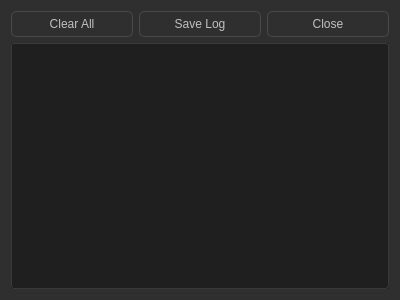
<?xml version="1.0" encoding="UTF-8"?>
<ui version="4.0">
 <class>Dialog</class>
 <widget class="QDialog" name="Dialog">
  <property name="geometry">
   <rect>
    <x>0</x>
    <y>0</y>
    <width>400</width>
    <height>300</height>
   </rect>
  </property>
  <property name="windowTitle">
   <string>Log</string>
  </property>
  <property name="styleSheet">
   <string notr="true">/*
 * The MIT License (MIT)
 *
 * Copyright (c) &lt;2013-2014&gt; &lt;Colin Duquesnoy&gt;
 *
 * Permission is hereby granted, free of charge, to any person obtaining a copy
 * of this software and associated documentation files (the &quot;Software&quot;), to deal
 * in the Software without restriction, including without limitation the rights
 * to use, copy, modify, merge, publish, distribute, sublicense, and/or sell
 * copies of the Software, and to permit persons to whom the Software is
 * furnished to do so, subject to the following conditions:

 * The above copyright notice and this permission notice shall be included in
 * all copies or substantial portions of the Software.

 * THE SOFTWARE IS PROVIDED &quot;AS IS&quot;, WITHOUT WARRANTY OF ANY KIND, EXPRESS OR
 * IMPLIED, INCLUDING BUT NOT LIMITED TO THE WARRANTIES OF MERCHANTABILITY,
 * FITNESS FOR A PARTICULAR PURPOSE AND NONINFRINGEMENT. IN NO EVENT SHALL THE
 * AUTHORS OR COPYRIGHT HOLDERS BE LIABLE FOR ANY CLAIM, DAMAGES OR OTHER
 * LIABILITY, WHETHER IN AN ACTION OF CONTRACT, TORT OR OTHERWISE, ARISING FROM,
 * OUT OF OR IN CONNECTION WITH THE SOFTWARE OR THE USE OR OTHER DEALINGS IN
 * THE SOFTWARE.
 */

QProgressBar:horizontal {
    border: 1px solid #3A3939;
    text-align: center;
    padding: 1px;
    background: #201F1F;
}
QProgressBar::chunk:horizontal {
    background-color: qlineargradient(spread:reflect, x1:1, y1:0.545, x2:1, y2:0, stop:0 rgba(28, 66, 111, 255), stop:1 rgba(37, 87, 146, 255));
}

QToolTip
{
    border: 1px solid #3A3939;
    background-color: rgb(90, 102, 117);;
    color: white;
    padding: 1px;
    opacity: 200;
}

QWidget
{
    color: silver;
    background-color: #302F2F;
    selection-background-color:#78879b;
    selection-color: black;
    background-clip: border;
    border-image: none;
    outline: 0;
}

QWidget:item:hover
{
    background-color: QLinearGradient( x1: 0, y1: 0, x2: 0, y2: 1,
    stop: 0 #78879b, stop: 1 #78879b);
    color: black;
}

QWidget:item:selected
{
    background-color: QLinearGradient( x1: 0, y1: 0, x2: 0, y2: 1,
    stop: 0 #78879b, stop: 1 #78879b);
}

QMenuBar
{
    background-color: #302F2F;
    color: silver;
}

QMenuBar::item
{
    background: transparent;
}

QMenuBar::item:selected
{
    background: transparent;
    border: 1px solid #3A3939;
}

QMenuBar::item:pressed
{
    border: 1px solid #3A3939;
    background-color: #78879b;
    color: black;
    margin-bottom:-1px;
    padding-bottom:1px;
}

QMenu
{
    border: 1px solid #3A3939;
    color: silver;
    margin: 2px;
}

QMenu::icon
{
    margin: 5px;
}

QMenu::item
{
    padding: 5px 30px 5px 30px;
    margin-left: 5px;
    border: 1px solid transparent; /* reserve space for selection border */
}

QMenu::item:selected
{
    color: black;
}

QWidget:disabled
{
    color: #404040;
    background-color: #302F2F;
}

QAbstractItemView
{
    alternate-background-color: #3A3939;
    color: silver;
    border: 1px solid 3A3939;
    border-radius: 3px;
    padding: 1px;
}

QWidget:focus, QMenuBar:focus
{
    border: 1px solid rgba(48, 86, 111);
}

QTabWidget:focus, QCheckBox:focus, QRadioButton:focus
{
    border: none;
}

QLineEdit
{
    background-color: #201F1F;
    padding: 2px;
    border-style: solid;
    border: 1px solid #3A3939;
    border-radius: 3px;
    color: silver;
}

QGroupBox {
    border:1px solid #3A3939;
    border-radius: 7px;
    margin-top: 2ex;
}

QGroupBox::title {
    subcontrol-origin: margin;
    subcontrol-position: top center;
    padding-left: 10px;
    padding-right: 10px;
}

QAbstractScrollArea
{
    border-radius: 3px;
    border: 1px solid #3A3939;
}

QScrollBar:horizontal
{
    height: 15px;
    margin: 0px 11px 0px 11px;
    border: 1px solid #3A3939;
    border-radius: 6px;
    background-color: QLinearGradient( x1: 0, y1: 1, x2: 0, y2: 0,
    stop: 0 #302F2F, stop: 1 #484846);
}

QScrollBar::handle:horizontal
{
    background-color: QLinearGradient( x1: 0, y1: 1, x2: 0, y2: 0,
    stop: 0 #605F5F, stop: 1 #787876);
    min-width: 5px;
    border-radius: 5px;
}

QScrollBar::sub-line:horizontal
{
    border-image: url(:/qss_icons/rc/right_arrow_disabled.png);
    width: 10px;
    height: 10px;
    subcontrol-position: right;
    subcontrol-origin: margin;
}

QScrollBar::add-line:horizontal
{
    border-image: url(:/qss_icons/rc/left_arrow_disabled.png);
    height: 10px;
    width: 10px;
    subcontrol-position: left;
    subcontrol-origin: margin;
}

QScrollBar::sub-line:horizontal:hover,QScrollBar::sub-line:horizontal:on
{
    border-image: url(:/qss_icons/rc/right_arrow.png);
    height: 10px;
    width: 10px;
    subcontrol-position: right;
    subcontrol-origin: margin;
}


QScrollBar::add-line:horizontal:hover, QScrollBar::add-line:horizontal:on
{
    border-image: url(:/qss_icons/rc/left_arrow.png);
    height: 10px;
    width: 10px;
    subcontrol-position: left;
    subcontrol-origin: margin;
}

QScrollBar::up-arrow:horizontal, QScrollBar::down-arrow:horizontal
{
    background: none;
}


QScrollBar::add-page:horizontal, QScrollBar::sub-page:horizontal
{
    background: none;
}

QScrollBar:vertical
{
    background-color: QLinearGradient( x1: 1, y1: 0, x2: 0, y2: 0,
    stop: 0 #302F2F, stop: 1 #484846);
    width: 15px;
    margin: 11px 0 11px 0;
    border: 1px solid #3A3939;
    border-radius: 6px;
}

QScrollBar::handle:vertical
{
    background-color: QLinearGradient( x1: 1, y1: 0, x2: 0, y2: 0,
    stop: 0 #605F5F, stop: 1 #787876);
    min-height: 5px;
    border-radius: 5px;
}

QScrollBar::sub-line:vertical
{
    border-image: url(:/qss_icons/rc/up_arrow_disabled.png);
    height: 10px;
    width: 10px;
    subcontrol-position: top;
    subcontrol-origin: margin;
}

QScrollBar::add-line:vertical
{

    border-image: url(:/qss_icons/rc/down_arrow_disabled.png);
    height: 10px;
    width: 10px;
    subcontrol-position: bottom;
    subcontrol-origin: margin;
}

QScrollBar::sub-line:vertical:hover,QScrollBar::sub-line:vertical:on
{

    border-image: url(:/qss_icons/rc/up_arrow.png);
    height: 10px;
    width: 10px;
    subcontrol-position: top;
    subcontrol-origin: margin;
}


QScrollBar::add-line:vertical:hover, QScrollBar::add-line:vertical:on
{
    border-image: url(:/qss_icons/rc/down_arrow.png);
    height: 10px;
    width: 10px;
    subcontrol-position: bottom;
    subcontrol-origin: margin;
}

QScrollBar::up-arrow:vertical, QScrollBar::down-arrow:vertical
{
    background: none;
}


QScrollBar::add-page:vertical, QScrollBar::sub-page:vertical
{
    background: none;
}

QTextEdit
{
    background-color: #201F1F;
    color: silver;
    border: 1px solid #3A3939;
}

QPlainTextEdit
{
    background-color: #201F1F;;
    color: silver;
    border-radius: 3px;
    border: 1px solid #3A3939;
}

QHeaderView::section
{
    background-color: #3A3939;
    color: silver;
    padding-left: 4px;
    border: 1px solid #6c6c6c;
}

QCheckBox:disabled
{
    color: #404040;
}

QSizeGrip {
    image: url(:/qss_icons/rc/sizegrip.png);
    width: 12px;
    height: 12px;
}


QMainWindow::separator
{
    background-color: #302F2F;
    color: white;
    padding-left: 4px;
    spacing: 2px;
    border: 1px dashed #3A3939;
}

QMainWindow::separator:hover
{

    background-color: QLinearGradient(x1:0, y1:0, x2:0, y2:1, stop:0 #58677b,
      stop:0.5 #78879b stop:1 #58677b);
    color: white;
    padding-left: 4px;
    border: 1px solid #3A3939;
    spacing: 2px;
}


QMenu::separator
{
    height: 1px;
    background-color: #3A3939;
    color: white;
    padding-left: 4px;
    margin-left: 10px;
    margin-right: 5px;
}



QRadioButton::indicator:checked, QRadioButton::indicator:unchecked{
    color: #b1b1b1;
    background-color: #302F2F;
    border: 1px solid silver;
    border-radius: 5px;
}



QRadioButton::indicator:checked
{
    background-color: qradialgradient(
    cx: 0.5, cy: 0.5,
    fx: 0.5, fy: 0.5,
    radius: 1.0,
    stop: 0.25 #78879b,
    stop: 0.3 #302F2F
    );
}

QCheckBox, QRadioButton
{
    padding: 3px;
    outline: none;
}

QCheckBox::indicator{
    color: #b1b1b1;
    background-color: #302F2F;
    border: 1px solid silver;
    width: 9px;
    height: 9px;
}

QRadioButton::indicator
{
    border-radius: 7px;
    width: 9px;
    height: 9px;
}

QCheckBox::indicator:pressed
{
    border: 1px solid #78879b;
}

QRadioButton::indicator:hover, QCheckBox::indicator:hover
{
    border: 1px solid #78879b;
}

QCheckBox::indicator:checked
{
    image:url(:/qss_icons/rc/checkbox.png);
}

QCheckBox::indicator:disabled, QRadioButton::indicator:disabled
{
    border: 1px solid #444;
}

QFrame
{
    border-radius: 3px;
}

QStackedWidget
{
    border: none;
}

QToolBar {
    border: 1px solid #393838;
    background: 1px solid #302F2F;
    font-weight: bold;
}

QToolBar::handle:horizontal {
    image: url(:/qss_icons/rc/Hmovetoolbar.png);
}
QToolBar::handle:vertical {
    image: url(:/qss_icons/rc/Vmovetoolbar.png);
}
QToolBar::separator:horizontal {
    image: url(:/qss_icons/rc/Hsepartoolbar.png);
}
QToolBar::separator:vertical {
    image: url(:/qss_icons/rc/Vsepartoolbars.png);
}

QPushButton
{
    color: silver;
    background-color: QLinearGradient( x1: 0, y1: 1, x2: 0, y2: 0,
    stop: 0 #302F2F, stop: 1 #484846);
    border-width: 1px;
    border-color: #4A4949;
    border-style: solid;
    padding-top: 5px;
    padding-bottom: 5px;
    padding-left: 5px;
    padding-right: 5px;
    border-radius: 5px;
    outline: none;
}

QPushButton:disabled
{
    background-color: #302F2F;
    border-width: 1px;
    border-color: #3A3939;
    border-style: solid;
    padding-top: 5px;
    padding-bottom: 5px;
    padding-left: 10px;
    padding-right: 10px;
    /*border-radius: 3px;*/
    color: #454545;
}

QComboBox
{
    selection-background-color: #78879b;
    background-color: #201F1F;
    border-style: solid;
    border: 1px solid #3A3939;
    border-radius: 3px;
    padding: 2px;
    min-width: 75px;
}

QComboBox:hover,QPushButton:hover,QAbstractSpinBox:hover,QLineEdit:hover,QTextEdit:hover,QPlainTextEdit:hover,QAbstractView:hover,QTreeView:hover
{
    border: 1px solid #78879b;
    color: silver;
}

QComboBox:on
{
    background-color: #626873;
    padding-top: 3px;
    padding-left: 4px;
    selection-background-color: #4a4a4a;
}

QComboBox QAbstractItemView
{
    background-color: #201F1F;
    border-radius: 3px;
    border: 1px solid #3A3939;
    selection-background-color: QLinearGradient( x1: 0, y1: 0, x2: 0, y2: 1,
      stop: 0 #78879b, stop: 1 #78879b);
}

QComboBox::drop-down
{
    subcontrol-origin: padding;
    subcontrol-position: top right;
    width: 15px;

    border-left-width: 0px;
    border-left-color: darkgray;
    border-left-style: solid;
    border-top-right-radius: 3px;
    border-bottom-right-radius: 3px;
}

QComboBox::down-arrow
{
    image: url(:/qss_icons/rc/down_arrow_disabled.png);
}

QComboBox::down-arrow:on, QComboBox::down-arrow:hover,
QComboBox::down-arrow:focus
{
    image: url(:/qss_icons/rc/down_arrow.png);
}

QPushButton:pressed
{
    background-color: QLinearGradient( x1: 0, y1: 0, x2: 0, y2: 1,
    stop: 0 #302F2F, stop: 1 #484846);
}

QAbstractSpinBox {
    padding-top: 2px;
    padding-bottom: 2px;
    border: 1px solid #3A3939;
    background-color: #201F1F;
    color: silver;
    border-radius: 3px;
    min-width: 75px;
}

QAbstractSpinBox:up-button
{
    background-color: transparent;
    subcontrol-origin: border;
    subcontrol-position: center right;
}

QAbstractSpinBox:down-button
{
    background-color: transparent;
    subcontrol-origin: border;
    subcontrol-position: center left;
}

QAbstractSpinBox::up-arrow,QAbstractSpinBox::up-arrow:disabled,QAbstractSpinBox::up-arrow:off {
    image: url(:/qss_icons/rc/up_arrow_disabled.png);
    width: 10px;
    height: 10px;
}
QAbstractSpinBox::up-arrow:hover
{
    image: url(:/qss_icons/rc/up_arrow.png);
}


QAbstractSpinBox::down-arrow,QAbstractSpinBox::down-arrow:disabled,QAbstractSpinBox::down-arrow:off
{
    image: url(:/qss_icons/rc/down_arrow_disabled.png);
    width: 10px;
    height: 10px;
}
QAbstractSpinBox::down-arrow:hover
{
    image: url(:/qss_icons/rc/down_arrow.png);
}


QLabel
{
    border: 0px solid black;
}


QTabWidget::pane {
    border: 1px solid #3A3939;
}

QTabBar
{
    qproperty-drawBase: 0;
    padding-right: 15px;
}

QTabBar:focus
{
    border: 0px transparent black;
}

QTabBar::close-button  {
    image: url(:/qss_icons/rc/close.png);
    background: transparent;
    icon-size: 10px;
    padding: 5px;
}

QTabBar::close-button:hover
{
    background: rgba(255, 255, 255, 20);
    border-radius: 3px;
}

QTabBar::close-button:pressed {
    padding: 5px 4px 4px 5px;
}

/* TOP - BOTTOM TABS */
QTabBar::tab:top {
    color: #b1b1b1;
    border: 1px solid #3A3939;
    background-color: QLinearGradient(x1:0, y1:0, x2:0, y2:1,
      stop:1 #302F2F, stop:0 #5A5959);
    padding-left: 5px;
    padding-right: 5px;
    padding-top: 3px;
    padding-bottom: 2px;
    margin-right: -1px;

    border-top-left-radius: 3px;
    border-top-right-radius: 3px;
}

QTabBar::tab:bottom {
    color: #b1b1b1;
    border: 1px solid #3A3939;
    background-color: QLinearGradient(x1:0, y1:0, x2:0, y2:1,
      stop:1 #302F2F, stop:0 #5A5959);
    padding-left: 5px;
    padding-right: 5px;
    padding-top: 3px;
    padding-bottom: 2px;
    margin-right: -1px;

    border-bottom-left-radius: 3px;
    border-bottom-right-radius: 3px;
}

QTabBar::tab:top:last, QTabBar::tab:bottom:last
{
    margin-right: 0;
}

QTabBar::tab:top:first:!selected, QTabBar::tab:bottom:first:!selected
{
    margin-left: 0px;
}

QTabBar::tab:top:!selected
{
    color: #b1b1b1;
    margin-top: 3px;
    background-color: #302F2F;
}

QTabBar::tab:top:selected
{
    margin-bottom: 0px;
}

QTabBar::tab:bottom:!selected
{
    color: #b1b1b1;
    margin-bottom: 3px;
    background-color: #302F2F;
}

QTabBar::tab:bottom:selected
{
    margin-top: 0px;
}

/* LEFT - RIGHT TABS */
QTabBar::tab:left {
    color: #b1b1b1;
    border: 1px solid #3A3939;
    background-color: QLinearGradient(x1:1, y1:0, x2:0, y2:0,
      stop:1 #302F2F, stop:0 #5A5959);
    padding-left: 3px;
    padding-right: 2px;
    padding-top: 5px;
    padding-bottom: 5px;
    margin-bottom: -1px;

    border-top-right-radius: 3px;
    border-bottom-right-radius: 3px;
}

QTabBar::tab:right {
    color: #b1b1b1;
    border: 1px solid #3A3939;
    background-color: QLinearGradient(x1:0, y1:0, x2:1, y2:0,
      stop:1 #302F2F, stop:0 #5A5959);
    padding-left: 3px;
    padding-right: 2px;
    padding-top: 5px;
    padding-bottom: 5px;
    margin-bottom: -1px;

    border-top-left-radius: 3px;
    border-bottom-left-radius: 3px;
}

QTabBar::tab:left:!selected
{
    color: #b1b1b1;
    margin-right: 3px;
    background-color: #302F2F;
}

QTabBar::tab:left:selected
{
    margin-left: 0px;
}

QTabBar::tab:right:!selected
{
    color: #b1b1b1;
    margin-left: 3px;
        background-color: #302F2F;
}

QTabBar::tab:right:selected
{
    margin-right: 0px;
}

QTabBar QToolButton::right-arrow:enabled {
     image: url(:/qss_icons/rc/right_arrow.png);
 }

 QTabBar QToolButton::left-arrow:enabled {
     image: url(:/qss_icons/rc/left_arrow.png);
 }

QTabBar QToolButton::right-arrow:disabled {
     image: url(:/qss_icons/rc/right_arrow_disabled.png);
 }

 QTabBar QToolButton::left-arrow:disabled {
     image: url(:/qss_icons/rc/left_arrow_disabled.png);
 }


QDockWidget {
    border: 1px solid #403F3F;
    titlebar-close-icon: url(:/qss_icons/rc/close.png);
    titlebar-normal-icon: url(:/qss_icons/rc/undock.png);
}

QDockWidget::close-button, QDockWidget::float-button {
    border: 1px solid transparent;
    border-radius: 3px;
    background: transparent;
    icon-size: 10px;
}

QDockWidget::close-button:hover, QDockWidget::float-button:hover {
    background: rgba(255, 255, 255, 10);
}

QDockWidget::close-button:pressed, QDockWidget::float-button:pressed {
    padding: 1px -1px -1px 1px;
    background: rgba(255, 255, 255, 10);
}

QTreeView, QListView
{
    border: 1px solid #78879b;
    background-color: #201F1F;
}

QTreeView:branch:selected, QTreeView:branch:hover
{
    background: url(:/qss_icons/rc/transparent.png);
}

QTreeView::branch:has-siblings:!adjoins-item {
    border-image: url(:/qss_icons/rc/transparent.png);
}

QTreeView::branch:has-siblings:adjoins-item {
    border-image: url(:/qss_icons/rc/transparent.png);
}

QTreeView::branch:!has-children:!has-siblings:adjoins-item {
    border-image: url(:/qss_icons/rc/transparent.png);
}

QTreeView::branch:has-children:!has-siblings:closed,
QTreeView::branch:closed:has-children:has-siblings {
    image: url(:/qss_icons/rc/branch_closed.png);
}

QTreeView::branch:open:has-children:!has-siblings,
QTreeView::branch:open:has-children:has-siblings  {
    image: url(:/qss_icons/rc/branch_open.png);
}

QTreeView::branch:has-children:!has-siblings:closed:hover,
QTreeView::branch:closed:has-children:has-siblings:hover {
    image: url(:/qss_icons/rc/branch_closed-on.png);
    }

QTreeView::branch:open:has-children:!has-siblings:hover,
QTreeView::branch:open:has-children:has-siblings:hover  {
    image: url(:/qss_icons/rc/branch_open-on.png);
    }

QListView::item:!selected:hover, QListView::item:!selected:hover, QTreeView::item:!selected:hover  {
    background: rgba(0, 0, 0, 0);
    outline: 0;
    color: #FFFFFF
}

QListView::item:selected:hover, QListView::item:selected:hover, QTreeView::item:selected:hover  {
    background: #78879b;;
    color: #FFFFFF;
}

QSlider::groove:horizontal {
    border: 1px solid #3A3939;
    height: 8px;
    background: #201F1F;
    margin: 2px 0;
    border-radius: 4px;
}

QSlider::handle:horizontal {
    background: QLinearGradient( x1: 0, y1: 0, x2: 0, y2: 1,
      stop: 0.0 silver, stop: 0.2 #a8a8a8, stop: 1 #727272);
    border: 1px solid #3A3939;
    width: 14px;
    height: 14px;
    margin: -4px 0;
    border-radius: 7px;
}

QSlider::groove:vertical {
    border: 1px solid #3A3939;
    width: 8px;
    background: #201F1F;
    margin: 0 0px;
    border-radius: 4px;
}

QSlider::handle:vertical {
    background: QLinearGradient( x1: 0, y1: 0, x2: 0, y2: 1, stop: 0.0 silver,
      stop: 0.2 #a8a8a8, stop: 1 #727272);
    border: 1px solid #3A3939;
    width: 14px;
    height: 14px;
    margin: 0 -4px;
    border-radius: 7px;
}

QToolButton {
    background-color: transparent;
    border: 1px solid #3A3939;
    border-radius: 3px;
    margin: 3px;
}

QToolButton:pressed, QToolButton::menu-button:pressed {
    background-color: #4A4949;
    border: 1px solid silver;
}

QToolButton:hover, QToolButton::menu-button:hover {
    background-color: #4A4949;
    border: 1px solid gray;
}

QToolButton[popupMode=&quot;1&quot;] { /* only for MenuButtonPopup */
 padding-right: 20px; /* make way for the popup button */
}

QToolButton[popupMode=&quot;2&quot;] { /* only for MenuButtonPopup */
 padding-right: 10px; /* make way for the popup button */
}

/* the subcontrols below are used only in the MenuButtonPopup mode */
QToolButton::menu-button {
 border: 1px solid #3A3939;
 border-top-right-radius: 6px;
 border-bottom-right-radius: 6px;
 /* 16px width + 4px for border = 20px allocated above */
 width: 16px;
}

QToolButton::menu-arrow {
 image: url(:/qss_icons/rc/down_arrow.png);
}

QToolButton::menu-arrow:open {
 top: 1px; left: 1px; /* shift it a bit */
}

QPushButton::menu-indicator  {
    subcontrol-origin: padding;
    subcontrol-position: bottom right;
    left: 8px;
}

QTableView
{
    border: transparent;
    gridline-color: #6c6c6c;
    background-color: #201F1F;
}


QTableView, QHeaderView
{
    border-radius: 0px;
}

QTableView::item:pressed, QListView::item:pressed, QTreeView::item:pressed  {
    background: #78879b;
    color: #FFFFFF;
}

QTableView::item:selected:active, QTreeView::item:selected:active, QListView::item:selected:active  {
    background: #78879b;
    color: #FFFFFF;
}


QHeaderView
{
    border: 1px transparent;
    margin: 0px;
    padding: 0px;
}

QHeaderView::section  {
    background-color: #3A3939;
    color: silver;
    padding: 4px;
    border: 1px solid #6c6c6c;
    border-radius: 0px;
    text-align: center;
}

QHeaderView::section::vertical::first, QHeaderView::section::vertical::only-one
{
    border-top: 1px solid #6c6c6c;
}

QHeaderView::section::vertical
{
    border-top: transparent;
}

QHeaderView::section::horizontal::first, QHeaderView::section::horizontal::only-one
{
    border-left: 1px solid #6c6c6c;
}

QHeaderView::section::horizontal
{
    border-left: transparent;
}


QHeaderView::section:checked
 {
    color: white;
    background-color: #5A5959;
 }

 /* style the sort indicator */
QHeaderView::down-arrow {
    image: url(:/qss_icons/rc/down_arrow.png);
}

QHeaderView::up-arrow {
    image: url(:/qss_icons/rc/up_arrow.png);
}


QTableCornerButton::section {
    background-color: #3A3939;
    border: 1px solid #3A3939;
    border-radius: 0px;
}

QToolBox::tab {
    background-color: QLinearGradient(x1:0, y1:0, x2:0, y2:1,
        stop:1 #302F2F, stop:0 #5A5959);
    padding-left: 3px;
    padding-right: 2px;
    padding-top: 5px;
    padding-bottom: 5px;
    margin-bottom: -1px;

    border-top-left-radius: 3px;
    border-top-right-radius: 3px;
    color: darkgray;
 }

 QToolBox::tab:selected { /* italicize selected tabs */
     font: italic bold;
     color: white;
 }

QStatusBar::item {
    border: 1px solid #3A3939;
    border-radius: 3px;
 }</string>
  </property>
  <layout class="QVBoxLayout" name="verticalLayout">
   <item>
    <layout class="QHBoxLayout" name="horizontalLayout">
     <item>
      <widget class="QPushButton" name="clearbtn">
       <property name="text">
        <string>Clear All</string>
       </property>
      </widget>
     </item>
     <item>
      <widget class="QPushButton" name="savebtn">
       <property name="text">
        <string>Save Log</string>
       </property>
      </widget>
     </item>
     <item>
      <widget class="QPushButton" name="closebtn">
       <property name="text">
        <string>Close</string>
       </property>
      </widget>
     </item>
    </layout>
   </item>
   <item>
    <widget class="QTextBrowser" name="console">
     <property name="autoFillBackground">
      <bool>true</bool>
     </property>
     <property name="styleSheet">
      <string notr="true">/*
 * The MIT License (MIT)
 *
 * Copyright (c) &lt;2013-2014&gt; &lt;Colin Duquesnoy&gt;
 *
 * Permission is hereby granted, free of charge, to any person obtaining a copy
 * of this software and associated documentation files (the &quot;Software&quot;), to deal
 * in the Software without restriction, including without limitation the rights
 * to use, copy, modify, merge, publish, distribute, sublicense, and/or sell
 * copies of the Software, and to permit persons to whom the Software is
 * furnished to do so, subject to the following conditions:

 * The above copyright notice and this permission notice shall be included in
 * all copies or substantial portions of the Software.

 * THE SOFTWARE IS PROVIDED &quot;AS IS&quot;, WITHOUT WARRANTY OF ANY KIND, EXPRESS OR
 * IMPLIED, INCLUDING BUT NOT LIMITED TO THE WARRANTIES OF MERCHANTABILITY,
 * FITNESS FOR A PARTICULAR PURPOSE AND NONINFRINGEMENT. IN NO EVENT SHALL THE
 * AUTHORS OR COPYRIGHT HOLDERS BE LIABLE FOR ANY CLAIM, DAMAGES OR OTHER
 * LIABILITY, WHETHER IN AN ACTION OF CONTRACT, TORT OR OTHERWISE, ARISING FROM,
 * OUT OF OR IN CONNECTION WITH THE SOFTWARE OR THE USE OR OTHER DEALINGS IN
 * THE SOFTWARE.
 */

QProgressBar:horizontal {
    border: 1px solid #3A3939;
    text-align: center;
    padding: 1px;
    background: #201F1F;
}
QProgressBar::chunk:horizontal {
    background-color: qlineargradient(spread:reflect, x1:1, y1:0.545, x2:1, y2:0, stop:0 rgba(28, 66, 111, 255), stop:1 rgba(37, 87, 146, 255));
}

QToolTip
{
    border: 1px solid #3A3939;
    background-color: rgb(90, 102, 117);;
    color: white;
    padding: 1px;
    opacity: 200;
}

QWidget
{
    color: silver;
    background-color: #302F2F;
    selection-background-color:#78879b;
    selection-color: black;
    background-clip: border;
    border-image: none;
    outline: 0;
}

QWidget:item:hover
{
    background-color: QLinearGradient( x1: 0, y1: 0, x2: 0, y2: 1,
    stop: 0 #78879b, stop: 1 #78879b);
    color: black;
}

QWidget:item:selected
{
    background-color: QLinearGradient( x1: 0, y1: 0, x2: 0, y2: 1,
    stop: 0 #78879b, stop: 1 #78879b);
}

QMenuBar
{
    background-color: #302F2F;
    color: silver;
}

QMenuBar::item
{
    background: transparent;
}

QMenuBar::item:selected
{
    background: transparent;
    border: 1px solid #3A3939;
}

QMenuBar::item:pressed
{
    border: 1px solid #3A3939;
    background-color: #78879b;
    color: black;
    margin-bottom:-1px;
    padding-bottom:1px;
}

QMenu
{
    border: 1px solid #3A3939;
    color: silver;
    margin: 2px;
}

QMenu::icon
{
    margin: 5px;
}

QMenu::item
{
    padding: 5px 30px 5px 30px;
    margin-left: 5px;
    border: 1px solid transparent; /* reserve space for selection border */
}

QMenu::item:selected
{
    color: black;
}

QWidget:disabled
{
    color: #404040;
    background-color: #302F2F;
}

QAbstractItemView
{
    alternate-background-color: #3A3939;
    color: silver;
    border: 1px solid 3A3939;
    border-radius: 3px;
    padding: 1px;
}

QWidget:focus, QMenuBar:focus
{
    border: 1px solid rgba(48, 86, 111);
}

QTabWidget:focus, QCheckBox:focus, QRadioButton:focus
{
    border: none;
}

QLineEdit
{
    background-color: #201F1F;
    padding: 2px;
    border-style: solid;
    border: 1px solid #3A3939;
    border-radius: 3px;
    color: silver;
}

QGroupBox {
    border:1px solid #3A3939;
    border-radius: 7px;
    margin-top: 2ex;
}

QGroupBox::title {
    subcontrol-origin: margin;
    subcontrol-position: top center;
    padding-left: 10px;
    padding-right: 10px;
}

QAbstractScrollArea
{
    border-radius: 3px;
    border: 1px solid #3A3939;
}

QScrollBar:horizontal
{
    height: 15px;
    margin: 0px 11px 0px 11px;
    border: 1px solid #3A3939;
    border-radius: 6px;
    background-color: QLinearGradient( x1: 0, y1: 1, x2: 0, y2: 0,
    stop: 0 #302F2F, stop: 1 #484846);
}

QScrollBar::handle:horizontal
{
    background-color: QLinearGradient( x1: 0, y1: 1, x2: 0, y2: 0,
    stop: 0 #605F5F, stop: 1 #787876);
    min-width: 5px;
    border-radius: 5px;
}

QScrollBar::sub-line:horizontal
{
    border-image: url(:/qss_icons/rc/right_arrow_disabled.png);
    width: 10px;
    height: 10px;
    subcontrol-position: right;
    subcontrol-origin: margin;
}

QScrollBar::add-line:horizontal
{
    border-image: url(:/qss_icons/rc/left_arrow_disabled.png);
    height: 10px;
    width: 10px;
    subcontrol-position: left;
    subcontrol-origin: margin;
}

QScrollBar::sub-line:horizontal:hover,QScrollBar::sub-line:horizontal:on
{
    border-image: url(:/qss_icons/rc/right_arrow.png);
    height: 10px;
    width: 10px;
    subcontrol-position: right;
    subcontrol-origin: margin;
}


QScrollBar::add-line:horizontal:hover, QScrollBar::add-line:horizontal:on
{
    border-image: url(:/qss_icons/rc/left_arrow.png);
    height: 10px;
    width: 10px;
    subcontrol-position: left;
    subcontrol-origin: margin;
}

QScrollBar::up-arrow:horizontal, QScrollBar::down-arrow:horizontal
{
    background: none;
}


QScrollBar::add-page:horizontal, QScrollBar::sub-page:horizontal
{
    background: none;
}

QScrollBar:vertical
{
    background-color: QLinearGradient( x1: 1, y1: 0, x2: 0, y2: 0,
    stop: 0 #302F2F, stop: 1 #484846);
    width: 15px;
    margin: 11px 0 11px 0;
    border: 1px solid #3A3939;
    border-radius: 6px;
}

QScrollBar::handle:vertical
{
    background-color: QLinearGradient( x1: 1, y1: 0, x2: 0, y2: 0,
    stop: 0 #605F5F, stop: 1 #787876);
    min-height: 5px;
    border-radius: 5px;
}

QScrollBar::sub-line:vertical
{
    border-image: url(:/qss_icons/rc/up_arrow_disabled.png);
    height: 10px;
    width: 10px;
    subcontrol-position: top;
    subcontrol-origin: margin;
}

QScrollBar::add-line:vertical
{

    border-image: url(:/qss_icons/rc/down_arrow_disabled.png);
    height: 10px;
    width: 10px;
    subcontrol-position: bottom;
    subcontrol-origin: margin;
}

QScrollBar::sub-line:vertical:hover,QScrollBar::sub-line:vertical:on
{

    border-image: url(:/qss_icons/rc/up_arrow.png);
    height: 10px;
    width: 10px;
    subcontrol-position: top;
    subcontrol-origin: margin;
}


QScrollBar::add-line:vertical:hover, QScrollBar::add-line:vertical:on
{
    border-image: url(:/qss_icons/rc/down_arrow.png);
    height: 10px;
    width: 10px;
    subcontrol-position: bottom;
    subcontrol-origin: margin;
}

QScrollBar::up-arrow:vertical, QScrollBar::down-arrow:vertical
{
    background: none;
}


QScrollBar::add-page:vertical, QScrollBar::sub-page:vertical
{
    background: none;
}

QTextEdit
{
    background-color: #201F1F;
    color: silver;
    border: 1px solid #3A3939;
}

QPlainTextEdit
{
    background-color: #201F1F;;
    color: silver;
    border-radius: 3px;
    border: 1px solid #3A3939;
}

QHeaderView::section
{
    background-color: #3A3939;
    color: silver;
    padding-left: 4px;
    border: 1px solid #6c6c6c;
}

QCheckBox:disabled
{
    color: #404040;
}

QSizeGrip {
    image: url(:/qss_icons/rc/sizegrip.png);
    width: 12px;
    height: 12px;
}


QMainWindow::separator
{
    background-color: #302F2F;
    color: white;
    padding-left: 4px;
    spacing: 2px;
    border: 1px dashed #3A3939;
}

QMainWindow::separator:hover
{

    background-color: QLinearGradient(x1:0, y1:0, x2:0, y2:1, stop:0 #58677b,
      stop:0.5 #78879b stop:1 #58677b);
    color: white;
    padding-left: 4px;
    border: 1px solid #3A3939;
    spacing: 2px;
}


QMenu::separator
{
    height: 1px;
    background-color: #3A3939;
    color: white;
    padding-left: 4px;
    margin-left: 10px;
    margin-right: 5px;
}



QRadioButton::indicator:checked, QRadioButton::indicator:unchecked{
    color: #b1b1b1;
    background-color: #302F2F;
    border: 1px solid silver;
    border-radius: 5px;
}



QRadioButton::indicator:checked
{
    background-color: qradialgradient(
    cx: 0.5, cy: 0.5,
    fx: 0.5, fy: 0.5,
    radius: 1.0,
    stop: 0.25 #78879b,
    stop: 0.3 #302F2F
    );
}

QCheckBox, QRadioButton
{
    padding: 3px;
    outline: none;
}

QCheckBox::indicator{
    color: #b1b1b1;
    background-color: #302F2F;
    border: 1px solid silver;
    width: 9px;
    height: 9px;
}

QRadioButton::indicator
{
    border-radius: 7px;
    width: 9px;
    height: 9px;
}

QCheckBox::indicator:pressed
{
    border: 1px solid #78879b;
}

QRadioButton::indicator:hover, QCheckBox::indicator:hover
{
    border: 1px solid #78879b;
}

QCheckBox::indicator:checked
{
    image:url(:/qss_icons/rc/checkbox.png);
}

QCheckBox::indicator:disabled, QRadioButton::indicator:disabled
{
    border: 1px solid #444;
}

QFrame
{
    border-radius: 3px;
}

QStackedWidget
{
    border: none;
}

QToolBar {
    border: 1px solid #393838;
    background: 1px solid #302F2F;
    font-weight: bold;
}

QToolBar::handle:horizontal {
    image: url(:/qss_icons/rc/Hmovetoolbar.png);
}
QToolBar::handle:vertical {
    image: url(:/qss_icons/rc/Vmovetoolbar.png);
}
QToolBar::separator:horizontal {
    image: url(:/qss_icons/rc/Hsepartoolbar.png);
}
QToolBar::separator:vertical {
    image: url(:/qss_icons/rc/Vsepartoolbars.png);
}

QPushButton
{
    color: silver;
    background-color: QLinearGradient( x1: 0, y1: 1, x2: 0, y2: 0,
    stop: 0 #302F2F, stop: 1 #484846);
    border-width: 1px;
    border-color: #4A4949;
    border-style: solid;
    padding-top: 5px;
    padding-bottom: 5px;
    padding-left: 5px;
    padding-right: 5px;
    border-radius: 5px;
    outline: none;
}

QPushButton:disabled
{
    background-color: #302F2F;
    border-width: 1px;
    border-color: #3A3939;
    border-style: solid;
    padding-top: 5px;
    padding-bottom: 5px;
    padding-left: 10px;
    padding-right: 10px;
    /*border-radius: 3px;*/
    color: #454545;
}

QComboBox
{
    selection-background-color: #78879b;
    background-color: #201F1F;
    border-style: solid;
    border: 1px solid #3A3939;
    border-radius: 3px;
    padding: 2px;
    min-width: 75px;
}

QComboBox:hover,QPushButton:hover,QAbstractSpinBox:hover,QLineEdit:hover,QTextEdit:hover,QPlainTextEdit:hover,QAbstractView:hover,QTreeView:hover
{
    border: 1px solid #78879b;
    color: silver;
}

QComboBox:on
{
    background-color: #626873;
    padding-top: 3px;
    padding-left: 4px;
    selection-background-color: #4a4a4a;
}

QComboBox QAbstractItemView
{
    background-color: #201F1F;
    border-radius: 3px;
    border: 1px solid #3A3939;
    selection-background-color: QLinearGradient( x1: 0, y1: 0, x2: 0, y2: 1,
      stop: 0 #78879b, stop: 1 #78879b);
}

QComboBox::drop-down
{
    subcontrol-origin: padding;
    subcontrol-position: top right;
    width: 15px;

    border-left-width: 0px;
    border-left-color: darkgray;
    border-left-style: solid;
    border-top-right-radius: 3px;
    border-bottom-right-radius: 3px;
}

QComboBox::down-arrow
{
    image: url(:/qss_icons/rc/down_arrow_disabled.png);
}

QComboBox::down-arrow:on, QComboBox::down-arrow:hover,
QComboBox::down-arrow:focus
{
    image: url(:/qss_icons/rc/down_arrow.png);
}

QPushButton:pressed
{
    background-color: QLinearGradient( x1: 0, y1: 0, x2: 0, y2: 1,
    stop: 0 #302F2F, stop: 1 #484846);
}

QAbstractSpinBox {
    padding-top: 2px;
    padding-bottom: 2px;
    border: 1px solid #3A3939;
    background-color: #201F1F;
    color: silver;
    border-radius: 3px;
    min-width: 75px;
}

QAbstractSpinBox:up-button
{
    background-color: transparent;
    subcontrol-origin: border;
    subcontrol-position: center right;
}

QAbstractSpinBox:down-button
{
    background-color: transparent;
    subcontrol-origin: border;
    subcontrol-position: center left;
}

QAbstractSpinBox::up-arrow,QAbstractSpinBox::up-arrow:disabled,QAbstractSpinBox::up-arrow:off {
    image: url(:/qss_icons/rc/up_arrow_disabled.png);
    width: 10px;
    height: 10px;
}
QAbstractSpinBox::up-arrow:hover
{
    image: url(:/qss_icons/rc/up_arrow.png);
}


QAbstractSpinBox::down-arrow,QAbstractSpinBox::down-arrow:disabled,QAbstractSpinBox::down-arrow:off
{
    image: url(:/qss_icons/rc/down_arrow_disabled.png);
    width: 10px;
    height: 10px;
}
QAbstractSpinBox::down-arrow:hover
{
    image: url(:/qss_icons/rc/down_arrow.png);
}


QLabel
{
    border: 0px solid black;
}


QTabWidget::pane {
    border: 1px solid #3A3939;
}

QTabBar
{
    qproperty-drawBase: 0;
    padding-right: 15px;
}

QTabBar:focus
{
    border: 0px transparent black;
}

QTabBar::close-button  {
    image: url(:/qss_icons/rc/close.png);
    background: transparent;
    icon-size: 10px;
    padding: 5px;
}

QTabBar::close-button:hover
{
    background: rgba(255, 255, 255, 20);
    border-radius: 3px;
}

QTabBar::close-button:pressed {
    padding: 5px 4px 4px 5px;
}

/* TOP - BOTTOM TABS */
QTabBar::tab:top {
    color: #b1b1b1;
    border: 1px solid #3A3939;
    background-color: QLinearGradient(x1:0, y1:0, x2:0, y2:1,
      stop:1 #302F2F, stop:0 #5A5959);
    padding-left: 5px;
    padding-right: 5px;
    padding-top: 3px;
    padding-bottom: 2px;
    margin-right: -1px;

    border-top-left-radius: 3px;
    border-top-right-radius: 3px;
}

QTabBar::tab:bottom {
    color: #b1b1b1;
    border: 1px solid #3A3939;
    background-color: QLinearGradient(x1:0, y1:0, x2:0, y2:1,
      stop:1 #302F2F, stop:0 #5A5959);
    padding-left: 5px;
    padding-right: 5px;
    padding-top: 3px;
    padding-bottom: 2px;
    margin-right: -1px;

    border-bottom-left-radius: 3px;
    border-bottom-right-radius: 3px;
}

QTabBar::tab:top:last, QTabBar::tab:bottom:last
{
    margin-right: 0;
}

QTabBar::tab:top:first:!selected, QTabBar::tab:bottom:first:!selected
{
    margin-left: 0px;
}

QTabBar::tab:top:!selected
{
    color: #b1b1b1;
    margin-top: 3px;
    background-color: #302F2F;
}

QTabBar::tab:top:selected
{
    margin-bottom: 0px;
}

QTabBar::tab:bottom:!selected
{
    color: #b1b1b1;
    margin-bottom: 3px;
    background-color: #302F2F;
}

QTabBar::tab:bottom:selected
{
    margin-top: 0px;
}

/* LEFT - RIGHT TABS */
QTabBar::tab:left {
    color: #b1b1b1;
    border: 1px solid #3A3939;
    background-color: QLinearGradient(x1:1, y1:0, x2:0, y2:0,
      stop:1 #302F2F, stop:0 #5A5959);
    padding-left: 3px;
    padding-right: 2px;
    padding-top: 5px;
    padding-bottom: 5px;
    margin-bottom: -1px;

    border-top-right-radius: 3px;
    border-bottom-right-radius: 3px;
}

QTabBar::tab:right {
    color: #b1b1b1;
    border: 1px solid #3A3939;
    background-color: QLinearGradient(x1:0, y1:0, x2:1, y2:0,
      stop:1 #302F2F, stop:0 #5A5959);
    padding-left: 3px;
    padding-right: 2px;
    padding-top: 5px;
    padding-bottom: 5px;
    margin-bottom: -1px;

    border-top-left-radius: 3px;
    border-bottom-left-radius: 3px;
}

QTabBar::tab:left:!selected
{
    color: #b1b1b1;
    margin-right: 3px;
    background-color: #302F2F;
}

QTabBar::tab:left:selected
{
    margin-left: 0px;
}

QTabBar::tab:right:!selected
{
    color: #b1b1b1;
    margin-left: 3px;
        background-color: #302F2F;
}

QTabBar::tab:right:selected
{
    margin-right: 0px;
}

QTabBar QToolButton::right-arrow:enabled {
     image: url(:/qss_icons/rc/right_arrow.png);
 }

 QTabBar QToolButton::left-arrow:enabled {
     image: url(:/qss_icons/rc/left_arrow.png);
 }

QTabBar QToolButton::right-arrow:disabled {
     image: url(:/qss_icons/rc/right_arrow_disabled.png);
 }

 QTabBar QToolButton::left-arrow:disabled {
     image: url(:/qss_icons/rc/left_arrow_disabled.png);
 }


QDockWidget {
    border: 1px solid #403F3F;
    titlebar-close-icon: url(:/qss_icons/rc/close.png);
    titlebar-normal-icon: url(:/qss_icons/rc/undock.png);
}

QDockWidget::close-button, QDockWidget::float-button {
    border: 1px solid transparent;
    border-radius: 3px;
    background: transparent;
    icon-size: 10px;
}

QDockWidget::close-button:hover, QDockWidget::float-button:hover {
    background: rgba(255, 255, 255, 10);
}

QDockWidget::close-button:pressed, QDockWidget::float-button:pressed {
    padding: 1px -1px -1px 1px;
    background: rgba(255, 255, 255, 10);
}

QTreeView, QListView
{
    border: 1px solid #78879b;
    background-color: #201F1F;
}

QTreeView:branch:selected, QTreeView:branch:hover
{
    background: url(:/qss_icons/rc/transparent.png);
}

QTreeView::branch:has-siblings:!adjoins-item {
    border-image: url(:/qss_icons/rc/transparent.png);
}

QTreeView::branch:has-siblings:adjoins-item {
    border-image: url(:/qss_icons/rc/transparent.png);
}

QTreeView::branch:!has-children:!has-siblings:adjoins-item {
    border-image: url(:/qss_icons/rc/transparent.png);
}

QTreeView::branch:has-children:!has-siblings:closed,
QTreeView::branch:closed:has-children:has-siblings {
    image: url(:/qss_icons/rc/branch_closed.png);
}

QTreeView::branch:open:has-children:!has-siblings,
QTreeView::branch:open:has-children:has-siblings  {
    image: url(:/qss_icons/rc/branch_open.png);
}

QTreeView::branch:has-children:!has-siblings:closed:hover,
QTreeView::branch:closed:has-children:has-siblings:hover {
    image: url(:/qss_icons/rc/branch_closed-on.png);
    }

QTreeView::branch:open:has-children:!has-siblings:hover,
QTreeView::branch:open:has-children:has-siblings:hover  {
    image: url(:/qss_icons/rc/branch_open-on.png);
    }

QListView::item:!selected:hover, QListView::item:!selected:hover, QTreeView::item:!selected:hover  {
    background: rgba(0, 0, 0, 0);
    outline: 0;
    color: #FFFFFF
}

QListView::item:selected:hover, QListView::item:selected:hover, QTreeView::item:selected:hover  {
    background: #78879b;;
    color: #FFFFFF;
}

QSlider::groove:horizontal {
    border: 1px solid #3A3939;
    height: 8px;
    background: #201F1F;
    margin: 2px 0;
    border-radius: 4px;
}

QSlider::handle:horizontal {
    background: QLinearGradient( x1: 0, y1: 0, x2: 0, y2: 1,
      stop: 0.0 silver, stop: 0.2 #a8a8a8, stop: 1 #727272);
    border: 1px solid #3A3939;
    width: 14px;
    height: 14px;
    margin: -4px 0;
    border-radius: 7px;
}

QSlider::groove:vertical {
    border: 1px solid #3A3939;
    width: 8px;
    background: #201F1F;
    margin: 0 0px;
    border-radius: 4px;
}

QSlider::handle:vertical {
    background: QLinearGradient( x1: 0, y1: 0, x2: 0, y2: 1, stop: 0.0 silver,
      stop: 0.2 #a8a8a8, stop: 1 #727272);
    border: 1px solid #3A3939;
    width: 14px;
    height: 14px;
    margin: 0 -4px;
    border-radius: 7px;
}

QToolButton {
    background-color: transparent;
    border: 1px solid #3A3939;
    border-radius: 3px;
    margin: 3px;
}

QToolButton:pressed, QToolButton::menu-button:pressed {
    background-color: #4A4949;
    border: 1px solid silver;
}

QToolButton:hover, QToolButton::menu-button:hover {
    background-color: #4A4949;
    border: 1px solid gray;
}

QToolButton[popupMode=&quot;1&quot;] { /* only for MenuButtonPopup */
 padding-right: 20px; /* make way for the popup button */
}

QToolButton[popupMode=&quot;2&quot;] { /* only for MenuButtonPopup */
 padding-right: 10px; /* make way for the popup button */
}

/* the subcontrols below are used only in the MenuButtonPopup mode */
QToolButton::menu-button {
 border: 1px solid #3A3939;
 border-top-right-radius: 6px;
 border-bottom-right-radius: 6px;
 /* 16px width + 4px for border = 20px allocated above */
 width: 16px;
}

QToolButton::menu-arrow {
 image: url(:/qss_icons/rc/down_arrow.png);
}

QToolButton::menu-arrow:open {
 top: 1px; left: 1px; /* shift it a bit */
}

QPushButton::menu-indicator  {
    subcontrol-origin: padding;
    subcontrol-position: bottom right;
    left: 8px;
}

QTableView
{
    border: transparent;
    gridline-color: #6c6c6c;
    background-color: #201F1F;
}


QTableView, QHeaderView
{
    border-radius: 0px;
}

QTableView::item:pressed, QListView::item:pressed, QTreeView::item:pressed  {
    background: #78879b;
    color: #FFFFFF;
}

QTableView::item:selected:active, QTreeView::item:selected:active, QListView::item:selected:active  {
    background: #78879b;
    color: #FFFFFF;
}


QHeaderView
{
    border: 1px transparent;
    margin: 0px;
    padding: 0px;
}

QHeaderView::section  {
    background-color: #3A3939;
    color: silver;
    padding: 4px;
    border: 1px solid #6c6c6c;
    border-radius: 0px;
    text-align: center;
}

QHeaderView::section::vertical::first, QHeaderView::section::vertical::only-one
{
    border-top: 1px solid #6c6c6c;
}

QHeaderView::section::vertical
{
    border-top: transparent;
}

QHeaderView::section::horizontal::first, QHeaderView::section::horizontal::only-one
{
    border-left: 1px solid #6c6c6c;
}

QHeaderView::section::horizontal
{
    border-left: transparent;
}


QHeaderView::section:checked
 {
    color: white;
    background-color: #5A5959;
 }

 /* style the sort indicator */
QHeaderView::down-arrow {
    image: url(:/qss_icons/rc/down_arrow.png);
}

QHeaderView::up-arrow {
    image: url(:/qss_icons/rc/up_arrow.png);
}


QTableCornerButton::section {
    background-color: #3A3939;
    border: 1px solid #3A3939;
    border-radius: 0px;
}

QToolBox::tab {
    background-color: QLinearGradient(x1:0, y1:0, x2:0, y2:1,
        stop:1 #302F2F, stop:0 #5A5959);
    padding-left: 3px;
    padding-right: 2px;
    padding-top: 5px;
    padding-bottom: 5px;
    margin-bottom: -1px;

    border-top-left-radius: 3px;
    border-top-right-radius: 3px;
    color: darkgray;
 }

 QToolBox::tab:selected { /* italicize selected tabs */
     font: italic bold;
     color: white;
 }

QStatusBar::item {
    border: 1px solid #3A3939;
    border-radius: 3px;
 }</string>
     </property>
    </widget>
   </item>
  </layout>
 </widget>
 <resources/>
 <connections/>
</ui>
